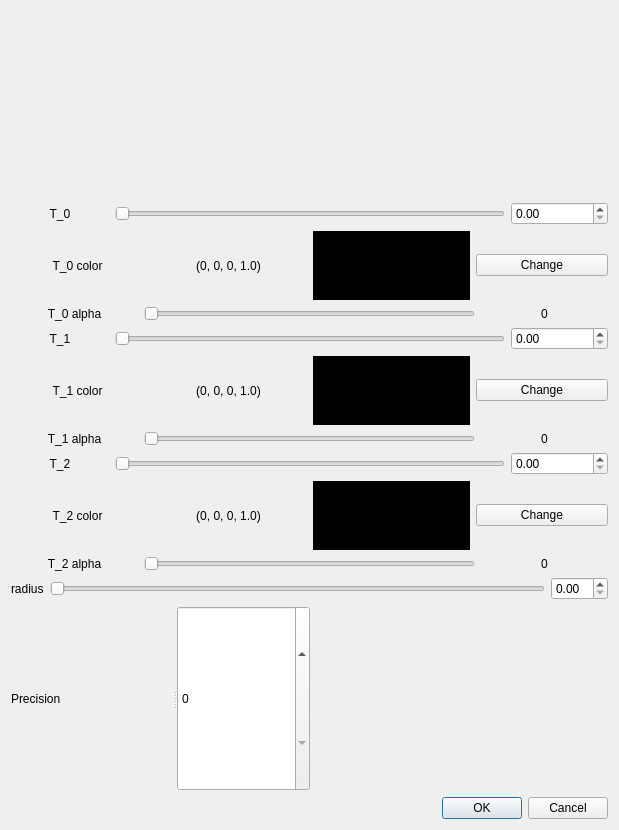
<?xml version="1.0" encoding="UTF-8"?>
<ui version="4.0">
 <class>Threshold3DialogBase</class>
 <widget class="QDialog" name="Threshold3DialogBase">
  <property name="geometry">
   <rect>
    <x>0</x>
    <y>0</y>
    <width>619</width>
    <height>830</height>
   </rect>
  </property>
  <property name="windowTitle">
   <string>Threshold3</string>
  </property>
  <layout class="QGridLayout" name="gridLayout_5">
   <item row="0" column="0">
    <layout class="QVBoxLayout" name="verticalLayout_5">
     <item>
      <widget class="QLabel" name="header">
       <property name="text">
        <string/>
       </property>
       <property name="textFormat">
        <enum>Qt::PlainText</enum>
       </property>
       <property name="alignment">
        <set>Qt::AlignCenter</set>
       </property>
      </widget>
     </item>
     <item>
      <layout class="QVBoxLayout" name="verticalLayout_4">
       <item>
        <layout class="QGridLayout" name="gridLayout">
         <item row="0" column="0">
          <layout class="QVBoxLayout" name="verticalLayout">
           <item>
            <layout class="QHBoxLayout" name="horizontalLayout">
             <item>
              <widget class="QLabel" name="threshold_0_label">
               <property name="text">
                <string>T_0</string>
               </property>
               <property name="alignment">
                <set>Qt::AlignCenter</set>
               </property>
              </widget>
             </item>
             <item>
              <widget class="QSlider" name="threshold_0_slider">
               <property name="maximumSize">
                <size>
                 <width>390</width>
                 <height>21</height>
                </size>
               </property>
               <property name="orientation">
                <enum>Qt::Horizontal</enum>
               </property>
              </widget>
             </item>
             <item>
              <widget class="QDoubleSpinBox" name="doubleSpinBox_1"/>
             </item>
            </layout>
           </item>
           <item>
            <layout class="QHBoxLayout" name="horizontalLayout_2">
             <item>
              <widget class="QLabel" name="threshold_0_color_label">
               <property name="text">
                <string>T_0 color</string>
               </property>
               <property name="alignment">
                <set>Qt::AlignCenter</set>
               </property>
              </widget>
             </item>
             <item>
              <widget class="QLabel" name="threshold_0_color_value">
               <property name="minimumSize">
                <size>
                 <width>157</width>
                 <height>69</height>
                </size>
               </property>
               <property name="text">
                <string>(0, 0, 0, 1.0)</string>
               </property>
               <property name="alignment">
                <set>Qt::AlignCenter</set>
               </property>
              </widget>
             </item>
             <item>
              <widget class="QLabel" name="threshold_0_color_box">
               <property name="minimumSize">
                <size>
                 <width>157</width>
                 <height>69</height>
                </size>
               </property>
               <property name="styleSheet">
                <string notr="true">background-color: #000000</string>
               </property>
               <property name="text">
                <string/>
               </property>
              </widget>
             </item>
             <item>
              <widget class="QPushButton" name="threshold_0_button">
               <property name="text">
                <string>Change</string>
               </property>
              </widget>
             </item>
            </layout>
           </item>
          </layout>
         </item>
         <item row="1" column="0">
          <layout class="QHBoxLayout" name="horizontalLayout_7">
           <item>
            <widget class="QLabel" name="alpha_0_label">
             <property name="text">
              <string>T_0 alpha</string>
             </property>
             <property name="textFormat">
              <enum>Qt::PlainText</enum>
             </property>
             <property name="alignment">
              <set>Qt::AlignCenter</set>
             </property>
            </widget>
           </item>
           <item>
            <widget class="QSlider" name="alpha_0_slider">
             <property name="maximumSize">
              <size>
               <width>331</width>
               <height>17</height>
              </size>
             </property>
             <property name="orientation">
              <enum>Qt::Horizontal</enum>
             </property>
            </widget>
           </item>
           <item>
            <widget class="QLabel" name="alpha_0_value">
             <property name="text">
              <string>0</string>
             </property>
             <property name="textFormat">
              <enum>Qt::PlainText</enum>
             </property>
             <property name="alignment">
              <set>Qt::AlignCenter</set>
             </property>
            </widget>
           </item>
          </layout>
         </item>
        </layout>
       </item>
       <item>
        <layout class="QGridLayout" name="gridLayout_2">
         <item row="0" column="0">
          <layout class="QVBoxLayout" name="verticalLayout_2">
           <item>
            <layout class="QHBoxLayout" name="horizontalLayout_3">
             <item>
              <widget class="QLabel" name="threshold_1_label">
               <property name="text">
                <string>T_1</string>
               </property>
               <property name="alignment">
                <set>Qt::AlignCenter</set>
               </property>
              </widget>
             </item>
             <item>
              <widget class="QSlider" name="threshold_1_slider">
               <property name="maximumSize">
                <size>
                 <width>390</width>
                 <height>21</height>
                </size>
               </property>
               <property name="orientation">
                <enum>Qt::Horizontal</enum>
               </property>
              </widget>
             </item>
             <item>
              <widget class="QDoubleSpinBox" name="doubleSpinBox_2"/>
             </item>
            </layout>
           </item>
           <item>
            <layout class="QHBoxLayout" name="horizontalLayout_4">
             <item>
              <widget class="QLabel" name="threshold_1_color_label">
               <property name="text">
                <string>T_1 color</string>
               </property>
               <property name="alignment">
                <set>Qt::AlignCenter</set>
               </property>
              </widget>
             </item>
             <item>
              <widget class="QLabel" name="threshold_1_color_value">
               <property name="minimumSize">
                <size>
                 <width>157</width>
                 <height>69</height>
                </size>
               </property>
               <property name="text">
                <string>(0, 0, 0, 1.0)</string>
               </property>
               <property name="alignment">
                <set>Qt::AlignCenter</set>
               </property>
              </widget>
             </item>
             <item>
              <widget class="QLabel" name="threshold_1_color_box">
               <property name="minimumSize">
                <size>
                 <width>157</width>
                 <height>69</height>
                </size>
               </property>
               <property name="styleSheet">
                <string notr="true">background-color: #000000</string>
               </property>
               <property name="text">
                <string/>
               </property>
              </widget>
             </item>
             <item>
              <widget class="QPushButton" name="threshold_1_button">
               <property name="text">
                <string>Change</string>
               </property>
              </widget>
             </item>
            </layout>
           </item>
          </layout>
         </item>
         <item row="1" column="0">
          <layout class="QHBoxLayout" name="horizontalLayout_8">
           <item>
            <widget class="QLabel" name="alpha_1_label">
             <property name="text">
              <string>T_1 alpha</string>
             </property>
             <property name="textFormat">
              <enum>Qt::PlainText</enum>
             </property>
             <property name="alignment">
              <set>Qt::AlignCenter</set>
             </property>
            </widget>
           </item>
           <item>
            <widget class="QSlider" name="alpha_1_slider">
             <property name="maximumSize">
              <size>
               <width>331</width>
               <height>17</height>
              </size>
             </property>
             <property name="orientation">
              <enum>Qt::Horizontal</enum>
             </property>
            </widget>
           </item>
           <item>
            <widget class="QLabel" name="alpha_1_value">
             <property name="text">
              <string>0</string>
             </property>
             <property name="textFormat">
              <enum>Qt::PlainText</enum>
             </property>
             <property name="alignment">
              <set>Qt::AlignCenter</set>
             </property>
            </widget>
           </item>
          </layout>
         </item>
        </layout>
       </item>
       <item>
        <layout class="QGridLayout" name="gridLayout_3">
         <item row="0" column="0">
          <layout class="QVBoxLayout" name="verticalLayout_3">
           <item>
            <layout class="QHBoxLayout" name="horizontalLayout_5">
             <item>
              <widget class="QLabel" name="threshold_2_label">
               <property name="text">
                <string>T_2</string>
               </property>
               <property name="alignment">
                <set>Qt::AlignCenter</set>
               </property>
              </widget>
             </item>
             <item>
              <widget class="QSlider" name="threshold_2_slider">
               <property name="maximumSize">
                <size>
                 <width>390</width>
                 <height>21</height>
                </size>
               </property>
               <property name="orientation">
                <enum>Qt::Horizontal</enum>
               </property>
              </widget>
             </item>
             <item>
              <widget class="QDoubleSpinBox" name="doubleSpinBox_3"/>
             </item>
            </layout>
           </item>
           <item>
            <layout class="QHBoxLayout" name="horizontalLayout_6">
             <item>
              <widget class="QLabel" name="threshold_2_color_label">
               <property name="text">
                <string>T_2 color</string>
               </property>
               <property name="alignment">
                <set>Qt::AlignCenter</set>
               </property>
              </widget>
             </item>
             <item>
              <widget class="QLabel" name="threshold_2_color_value">
               <property name="minimumSize">
                <size>
                 <width>157</width>
                 <height>69</height>
                </size>
               </property>
               <property name="text">
                <string>(0, 0, 0, 1.0)</string>
               </property>
               <property name="alignment">
                <set>Qt::AlignCenter</set>
               </property>
              </widget>
             </item>
             <item>
              <widget class="QLabel" name="threshold_2_color_box">
               <property name="minimumSize">
                <size>
                 <width>157</width>
                 <height>69</height>
                </size>
               </property>
               <property name="styleSheet">
                <string notr="true">background-color: #000000</string>
               </property>
               <property name="text">
                <string/>
               </property>
              </widget>
             </item>
             <item>
              <widget class="QPushButton" name="threshold_2_button">
               <property name="text">
                <string>Change</string>
               </property>
              </widget>
             </item>
            </layout>
           </item>
          </layout>
         </item>
         <item row="1" column="0">
          <layout class="QHBoxLayout" name="horizontalLayout_9">
           <item>
            <widget class="QLabel" name="alpha_2_label">
             <property name="text">
              <string>T_2 alpha</string>
             </property>
             <property name="textFormat">
              <enum>Qt::PlainText</enum>
             </property>
             <property name="alignment">
              <set>Qt::AlignCenter</set>
             </property>
            </widget>
           </item>
           <item>
            <widget class="QSlider" name="alpha_2_slider">
             <property name="maximumSize">
              <size>
               <width>331</width>
               <height>17</height>
              </size>
             </property>
             <property name="orientation">
              <enum>Qt::Horizontal</enum>
             </property>
            </widget>
           </item>
           <item>
            <widget class="QLabel" name="alpha_2_value">
             <property name="text">
              <string>0</string>
             </property>
             <property name="textFormat">
              <enum>Qt::PlainText</enum>
             </property>
             <property name="alignment">
              <set>Qt::AlignCenter</set>
             </property>
            </widget>
           </item>
          </layout>
         </item>
        </layout>
       </item>
       <item>
        <layout class="QHBoxLayout" name="horizontalLayout_11">
         <item>
          <widget class="QLabel" name="base_label">
           <property name="text">
            <string>radius</string>
           </property>
          </widget>
         </item>
         <item>
          <widget class="QSlider" name="base_slider">
           <property name="orientation">
            <enum>Qt::Horizontal</enum>
           </property>
          </widget>
         </item>
         <item>
          <widget class="QDoubleSpinBox" name="doubleSpinBox_b"/>
         </item>
        </layout>
       </item>
      </layout>
     </item>
     <item>
      <layout class="QHBoxLayout" name="horizontalLayout_10">
       <item>
        <widget class="QSplitter" name="splitter">
         <property name="orientation">
          <enum>Qt::Horizontal</enum>
         </property>
         <widget class="QLabel" name="precision_label">
          <property name="text">
           <string>Precision</string>
          </property>
         </widget>
         <widget class="QSpinBox" name="precision_spinbox"/>
        </widget>
       </item>
       <item>
        <spacer name="horizontalSpacer">
         <property name="orientation">
          <enum>Qt::Horizontal</enum>
         </property>
         <property name="sizeHint" stdset="0">
          <size>
           <width>40</width>
           <height>20</height>
          </size>
         </property>
        </spacer>
       </item>
      </layout>
     </item>
     <item>
      <widget class="QDialogButtonBox" name="button_box">
       <property name="orientation">
        <enum>Qt::Horizontal</enum>
       </property>
       <property name="standardButtons">
        <set>QDialogButtonBox::Cancel|QDialogButtonBox::Ok</set>
       </property>
      </widget>
     </item>
    </layout>
   </item>
  </layout>
 </widget>
 <resources/>
 <connections>
  <connection>
   <sender>button_box</sender>
   <signal>accepted()</signal>
   <receiver>Threshold3DialogBase</receiver>
   <slot>accept()</slot>
   <hints>
    <hint type="sourcelabel">
     <x>20</x>
     <y>20</y>
    </hint>
    <hint type="destinationlabel">
     <x>20</x>
     <y>20</y>
    </hint>
   </hints>
  </connection>
  <connection>
   <sender>button_box</sender>
   <signal>rejected()</signal>
   <receiver>Threshold3DialogBase</receiver>
   <slot>reject()</slot>
   <hints>
    <hint type="sourcelabel">
     <x>20</x>
     <y>20</y>
    </hint>
    <hint type="destinationlabel">
     <x>20</x>
     <y>20</y>
    </hint>
   </hints>
  </connection>
 </connections>
</ui>
